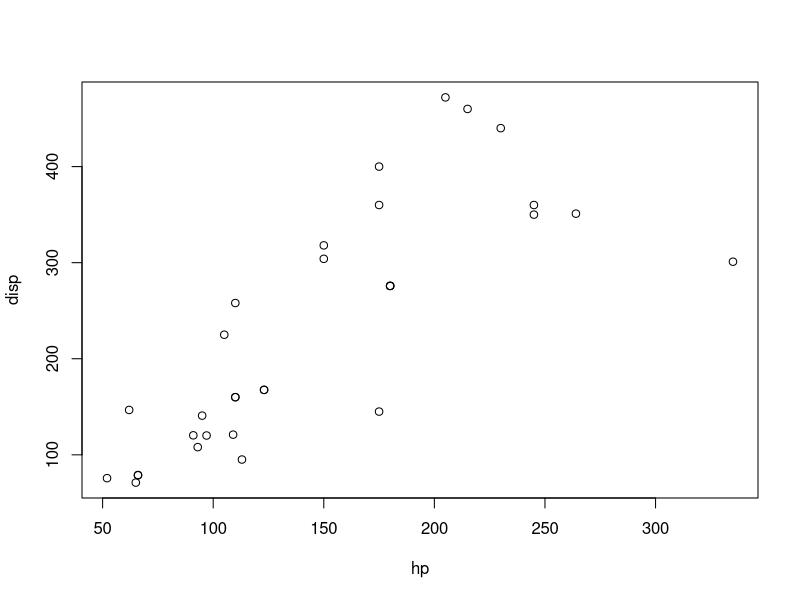

This chart was generated by the following R code:
## ---- chunk 1
library(knitr)
library(rmarkdown)
##knitr::opts_chunk$set(echo = FALSE)
## ---- chunk 2
kable(head(mtcars[,1:6]))
## ---- chunk 3
plot(disp ~ hp, data=mtcars)
